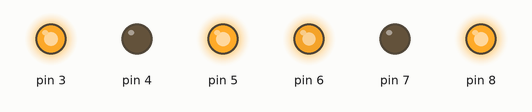
This sketch was run on a simulated Arduino Uno, built with avr-gcc and run on an emulated ATmega328P. On the bench: output pins drawn as LEDs (lit = HIGH).

Above: at 0.1 s.
Timing chart, 0 to 1.6 s (numbered marks = the images above):
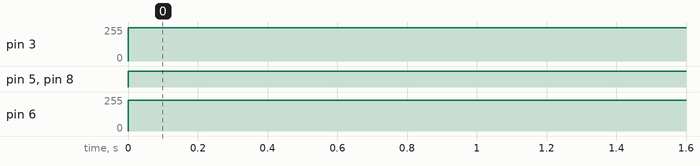

Measured:
- by itself, pin 3: 0/255 → 250/255 at 0.00 s
- by itself, pin 5, pin 8: LOW → HIGH at 0.00 s
- by itself, pin 6: 0/255 → 230/255 at 0.00 s

The sketch:

Risym.ino
```cpp
void setup() {
  // put your setup code here, to run once:
  Serial.begin(115200);
  pinMode(3,OUTPUT);
  pinMode(4,OUTPUT);
  pinMode(5,OUTPUT);
  pinMode(6,OUTPUT);
  pinMode(7,OUTPUT);
  pinMode(8,OUTPUT);
}

void loop() {
  // put your main code here, to run repeatedly:
  //int x = 0;
  analogWrite(3,250);//250 is the speed, 0-255 is the range
  digitalWrite(4,LOW); //high = cw/ccw depending on wiring
  digitalWrite(5,HIGH); //high = ccw/cw depending on wiring
  analogWrite(6,230); //when low low or high high, analogwrite must be 0
  digitalWrite(7,LOW); //high = cw/ccw depending on wiring
  digitalWrite(8,HIGH); //high = ccw/cw depending on wiring
  delay(150);
  /*if(x%6==0){
    analogWrite(3,250);
    digitalWrite(2,HIGH);
    analogWrite(5,250);
    digitalWrite(4,HIGH);
  }else if(x%3 == 1){
    analogWrite(3,135);
    digitalWrite(2,HIGH);
    analogWrite(5,135);
    digitalWrite(4,HIGH);
  }else if(x%6 == 2){
    analogWrite(3,0);
    digitalWrite(2,LOW);
    analogWrite(5,0);
    digitalWrite(4,LOW);
  }else if(x%6 == 3){
    analogWrite(3,120);
    digitalWrite(2,LOW);
    analogWrite(5,120);
    digitalWrite(4,LOW);
  }else if(x%6 == 4){
    analogWrite(3,240);
    digitalWrite(2,LOW);
    analogWrite(5,240);
    digitalWrite(4,LOW);
  }else if(x%6 == 5){
    analogWrite(3,0);
    digitalWrite(2,LOW);
    analogWrite(5,0);
    digitalWrite(4,LOW);
  }
  delay(200);*/
  //x++;
}
```
